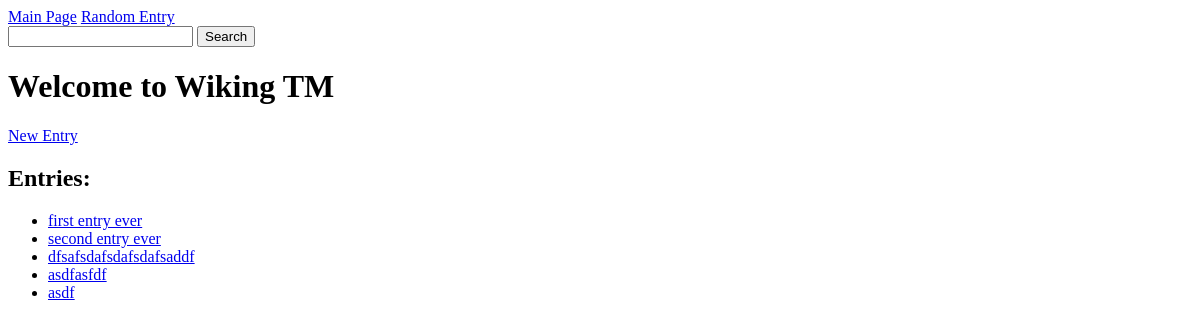
The page /wiking/ on the database as committed earlier.
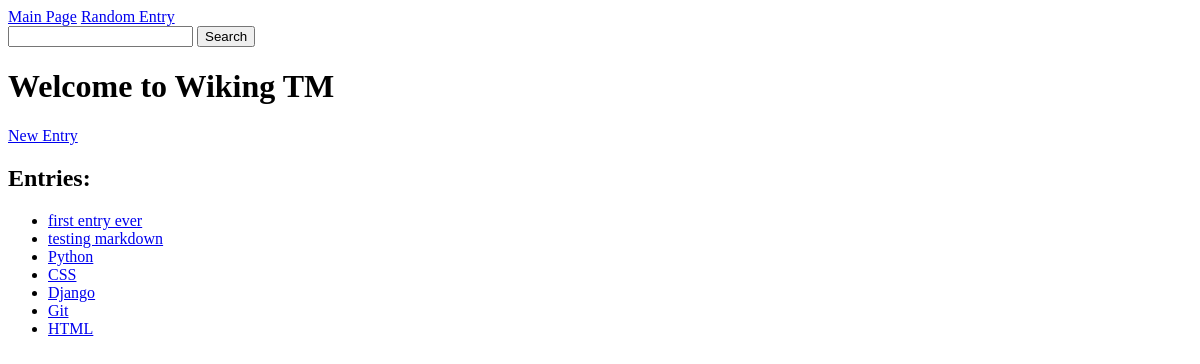
The same page on the database as committed later.
### wiking_app/models.py (models this page shows)
class Entry(models.Model):
  title = models.CharField(max_length=64, unique=True)
  content = models.CharField(max_length=1024)

### wiking_app/views.py (the view)
# urls.py: path("", views.index, name="index"),
def index(request):
  all_entries = Entry.objects.all()
  return render(request, "wiking_app/index.html", {
    "all_entries": all_entries,
  })

### wiking_app/templates/wiking_app/index.html (shortened to what this page needs)
{% extends 'wiking_app/layout.html' %}
{% block body %}
  <h1>Welcome to Wiking TM</h1>
  <a href="{% url 'new_entry' %}">New Entry</a>
  <h2>Entries:</h2>
  <ul>
    {% for entry in all_entries %}
      <li><a href="{% url 'index' %}{{ entry.title }}">{{ entry.title }}</a></li>
    {% endfor %}
  </ul>
{% endblock %}

### wiking_app/templates/wiking_app/layout.html (shortened to what this page needs)
<!DOCTYPE html>
<html lang="en">
<head>
</head>
<body>
  <a href="{% url 'index' %}">Main Page</a>
  <a href="{% url 'random_redirect' %}">Random Entry</a>
  <form action="{% url 'search' %}" method="get">
    <input type="text" name="title">
    <input type="submit" value="Search">
  </form>
  {% block body %}
  {% endblock %}
</body>
</html>

Rows that differ between the two databases and show on the page:
removed Entry: title "second entry ever"
removed Entry: title "dfsafsdafsdafsdafsaddf"
removed Entry: title "asdfasfdf"
removed Entry: title "asdf"
added Entry: title "testing markdown"
added Entry: title "Python"
added Entry: title "CSS"
added Entry: title "Django"
added Entry: title "Git"
added Entry: title "HTML"
